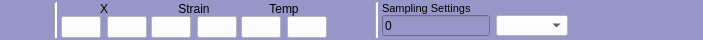
    <widget class="QWidget" name="sub_menu" native="true">
     <property name="minimumSize">
      <size>
       <width>0</width>
       <height>40</height>
      </size>
     </property>
     <property name="maximumSize">
      <size>
       <width>16777215</width>
       <height>40</height>
      </size>
     </property>
     <property name="styleSheet">
      <string notr="true">background-color: rgb(150, 150, 200);</string>
     </property>
     <layout class="QHBoxLayout" name="horizontalLayout">
      <property name="spacing">
       <number>4</number>
      </property>
      <property name="leftMargin">
       <number>10</number>
      </property>
      <property name="topMargin">
       <number>2</number>
      </property>
      <property name="rightMargin">
       <number>7</number>
      </property>
      <property name="bottomMargin">
       <number>2</number>
      </property>
      <item>
       <widget class="QPushButton" name="open_button">
        <property name="styleSheet">
         <string notr="true">QPushButton:hover {background-color: &quot;#AAAAAA&quot;; color: &quot;#FFFFFF&quot;;} QPushButton:pressed {background-color: &quot;#666666&quot;; color: &quot;#FFFFFF&quot;;}</string>
        </property>
        <property name="text">
         <string/>
        </property>
        <property name="icon">
         <iconset>
          <normaloff>:/ChartPages/Images/Pages/ChartPage/add-folder.png</normaloff>:/ChartPages/Images/Pages/ChartPage/add-folder.png</iconset>
        </property>
        <property name="iconSize">
         <size>
          <width>20</width>
          <height>20</height>
         </size>
        </property>
        <property name="flat">
         <bool>true</bool>
        </property>
       </widget>
      </item>
      <item>
       <widget class="Line" name="sub_line1">
        <property name="styleSheet">
         <string notr="true">background-color: rgb(255, 255, 255);</string>
        </property>
        <property name="orientation">
         <enum>Qt::Orientation::Vertical</enum>
        </property>
       </widget>
      </item>
      <item>
       <widget class="QWidget" name="x_zoom_area" native="true">
        <property name="styleSheet">
         <string notr="true">QPushButton{background-color: rgb(255, 255, 255); color: rgb(0, 0, 0);} QPushButton:hover {background-color: &quot;#AAAAAA&quot;; color: &quot;#FFFFFF&quot;;} QPushButton:pressed {background-color: &quot;#666666&quot;; color: &quot;#FFFFFF&quot;;}</string>
        </property>
        <layout class="QGridLayout" name="gridLayout_2">
         <property name="leftMargin">
          <number>0</number>
         </property>
         <property name="topMargin">
          <number>0</number>
         </property>
         <property name="rightMargin">
          <number>0</number>
         </property>
         <property name="bottomMargin">
          <number>0</number>
         </property>
         <property name="verticalSpacing">
          <number>0</number>
         </property>
         <item row="1" column="0">
          <widget class="QPushButton" name="x_zoom_in_button">
           <property name="text">
            <string/>
           </property>
           <property name="icon">
            <iconset>
             <normaloff>:/ChartPages/Images/Pages/ChartPage/zoom-in.png</normaloff>:/ChartPages/Images/Pages/ChartPage/zoom-in.png</iconset>
           </property>
          </widget>
         </item>
         <item row="1" column="1">
          <widget class="QPushButton" name="x_zoom_out_button">
           <property name="text">
            <string/>
           </property>
           <property name="icon">
            <iconset>
             <normaloff>:/ChartPages/Images/Pages/ChartPage/zoom-out.png</normaloff>:/ChartPages/Images/Pages/ChartPage/zoom-out.png</iconset>
           </property>
          </widget>
         </item>
         <item row="0" column="0" colspan="2">
          <widget class="QLabel" name="x_zoom_label">
           <property name="text">
            <string>X</string>
           </property>
           <property name="alignment">
            <set>Qt::AlignmentFlag::AlignCenter</set>
           </property>
          </widget>
         </item>
        </layout>
       </widget>
      </item>
      <item>
       <widget class="QWidget" name="strain_zoom_area" native="true">
        <property name="styleSheet">
         <string notr="true">QPushButton{background-color: rgb(255, 255, 255); color: rgb(0, 0, 0);} QPushButton:hover {background-color: &quot;#AAAAAA&quot;; color: &quot;#FFFFFF&quot;;} QPushButton:pressed {background-color: &quot;#666666&quot;; color: &quot;#FFFFFF&quot;;}</string>
        </property>
        <layout class="QGridLayout" name="gridLayout_3">
         <property name="leftMargin">
          <number>0</number>
         </property>
         <property name="topMargin">
          <number>0</number>
         </property>
         <property name="rightMargin">
          <number>0</number>
         </property>
         <property name="bottomMargin">
          <number>0</number>
         </property>
         <property name="verticalSpacing">
          <number>0</number>
         </property>
         <item row="1" column="0">
          <widget class="QPushButton" name="strain_zoom_in_button">
           <property name="text">
            <string/>
           </property>
           <property name="icon">
            <iconset>
             <normaloff>:/ChartPages/Images/Pages/ChartPage/zoom-in.png</normaloff>:/ChartPages/Images/Pages/ChartPage/zoom-in.png</iconset>
           </property>
          </widget>
         </item>
         <item row="1" column="1">
          <widget class="QPushButton" name="strain_zoom_out_button">
           <property name="text">
            <string/>
           </property>
           <property name="icon">
            <iconset>
             <normaloff>:/ChartPages/Images/Pages/ChartPage/zoom-out.png</normaloff>:/ChartPages/Images/Pages/ChartPage/zoom-out.png</iconset>
           </property>
          </widget>
         </item>
         <item row="0" column="0" colspan="2">
          <widget class="QLabel" name="strain_zoom_label">
           <property name="text">
            <string>Strain</string>
           </property>
           <property name="alignment">
            <set>Qt::AlignmentFlag::AlignCenter</set>
           </property>
          </widget>
         </item>
        </layout>
       </widget>
      </item>
      <item>
       <widget class="QWidget" name="temp_zoom_area" native="true">
        <property name="styleSheet">
         <string notr="true">QPushButton{background-color: rgb(255, 255, 255); color: rgb(0, 0, 0);} QPushButton:hover {background-color: &quot;#AAAAAA&quot;; color: &quot;#FFFFFF&quot;;} QPushButton:pressed {background-color: &quot;#666666&quot;; color: &quot;#FFFFFF&quot;;}</string>
        </property>
        <layout class="QGridLayout" name="gridLayout_4">
         <property name="leftMargin">
          <number>0</number>
         </property>
         <property name="topMargin">
          <number>0</number>
         </property>
         <property name="rightMargin">
          <number>0</number>
         </property>
         <property name="bottomMargin">
          <number>0</number>
         </property>
         <property name="verticalSpacing">
          <number>0</number>
         </property>
         <item row="1" column="0">
          <widget class="QPushButton" name="temp_zoom_in_button">
           <property name="text">
            <string/>
           </property>
           <property name="icon">
            <iconset>
             <normaloff>:/ChartPages/Images/Pages/ChartPage/zoom-in.png</normaloff>:/ChartPages/Images/Pages/ChartPage/zoom-in.png</iconset>
           </property>
          </widget>
         </item>
         <item row="1" column="1">
          <widget class="QPushButton" name="temp_zoom_out_button">
           <property name="text">
            <string/>
           </property>
           <property name="icon">
            <iconset>
             <normaloff>:/ChartPages/Images/Pages/ChartPage/zoom-out.png</normaloff>:/ChartPages/Images/Pages/ChartPage/zoom-out.png</iconset>
           </property>
          </widget>
         </item>
         <item row="0" column="0" colspan="2">
          <widget class="QLabel" name="temp_zoom_label">
           <property name="text">
            <string>Temp</string>
           </property>
           <property name="alignment">
            <set>Qt::AlignmentFlag::AlignCenter</set>
           </property>
          </widget>
         </item>
        </layout>
       </widget>
      </item>
      <item>
       <widget class="QPushButton" name="capture_button">
        <property name="styleSheet">
         <string notr="true">QPushButton:hover {background-color: &quot;#AAAAAA&quot;; color: &quot;#FFFFFF&quot;;} QPushButton:pressed {background-color: &quot;#666666&quot;; color: &quot;#FFFFFF&quot;;}</string>
        </property>
        <property name="text">
         <string/>
        </property>
        <property name="icon">
         <iconset>
          <normaloff>:/ChartPages/Images/Pages/ChartPage/camera.png</normaloff>:/ChartPages/Images/Pages/ChartPage/camera.png</iconset>
        </property>
        <property name="iconSize">
         <size>
          <width>20</width>
          <height>20</height>
         </size>
        </property>
        <property name="flat">
         <bool>true</bool>
        </property>
       </widget>
      </item>
      <item>
       <widget class="Line" name="sub_line2">
        <property name="styleSheet">
         <string notr="true">background-color: rgb(255, 255, 255);</string>
        </property>
        <property name="orientation">
         <enum>Qt::Orientation::Vertical</enum>
        </property>
       </widget>
      </item>
      <item>
       <widget class="QWidget" name="sampling_settings" native="true">
        <layout class="QGridLayout" name="gridLayout">
         <property name="leftMargin">
          <number>0</number>
         </property>
         <property name="topMargin">
          <number>0</number>
         </property>
         <property name="rightMargin">
          <number>0</number>
         </property>
         <property name="bottomMargin">
          <number>2</number>
         </property>
         <property name="verticalSpacing">
          <number>0</number>
         </property>
         <item row="1" column="0">
          <widget class="QLineEdit" name="sampling_rate_edit">
           <property name="styleSheet">
            <string notr="true"/>
           </property>
           <property name="text">
            <string notr="true">0</string>
           </property>
           <property name="clearButtonEnabled">
            <bool>false</bool>
           </property>
          </widget>
         </item>
         <item row="1" column="1">
          <widget class="QComboBox" name="sampling_rate_unit">
           <property name="styleSheet">
            <string notr="true">background-color: rgb(255, 255, 255); color: rgb(0, 0, 0);</string>
           </property>
          </widget>
         </item>
         <item row="0" column="0" colspan="2">
          <widget class="QLabel" name="sampling_label">
           <property name="font">
            <font>
             <pointsize>8</pointsize>
            </font>
           </property>
           <property name="text">
            <string>Sampling Settings</string>
           </property>
          </widget>
         </item>
        </layout>
       </widget>
      </item>
      <item>
       <spacer name="sub_spacer">
        <property name="orientation">
         <enum>Qt::Orientation::Horizontal</enum>
        </property>
        <property name="sizeHint" stdset="0">
         <size>
          <width>40</width>
          <height>20</height>
         </size>
        </property>
       </spacer>
      </item>
      <item>
       <widget class="QPushButton" name="filter_config_button">
        <property name="styleSheet">
         <string notr="true"> QPushButton:hover {background-color: &quot;#AAAAAA&quot;; color: &quot;#FFFFFF&quot;;} QPushButton:pressed {background-color: &quot;#666666&quot;; color: &quot;#FFFFFF&quot;;}</string>
        </property>
        <property name="text">
         <string/>
        </property>
        <property name="icon">
         <iconset>
          <normaloff>:/ChartPages/Images/Pages/ChartPage/filter.png</normaloff>:/ChartPages/Images/Pages/ChartPage/filter.png</iconset>
        </property>
        <property name="iconSize">
         <size>
          <width>20</width>
          <height>20</height>
         </size>
        </property>
        <property name="flat">
         <bool>true</bool>
        </property>
       </widget>
      </item>
      <item>
       <widget class="QPushButton" name="sensor_config_button">
        <property name="styleSheet">
         <string notr="true"> QPushButton:hover {background-color: &quot;#AAAAAA&quot;; color: &quot;#FFFFFF&quot;;} QPushButton:pressed {background-color: &quot;#666666&quot;; color: &quot;#FFFFFF&quot;;}</string>
        </property>
        <property name="text">
         <string/>
        </property>
        <property name="icon">
         <iconset>
          <normaloff>:/ChartPages/Images/Pages/ChartPage/options-outline.png</normaloff>:/ChartPages/Images/Pages/ChartPage/options-outline.png</iconset>
        </property>
        <property name="iconSize">
         <size>
          <width>20</width>
          <height>20</height>
         </size>
        </property>
        <property name="flat">
         <bool>true</bool>
        </property>
       </widget>
      </item>
     </layout>
    </widget>
